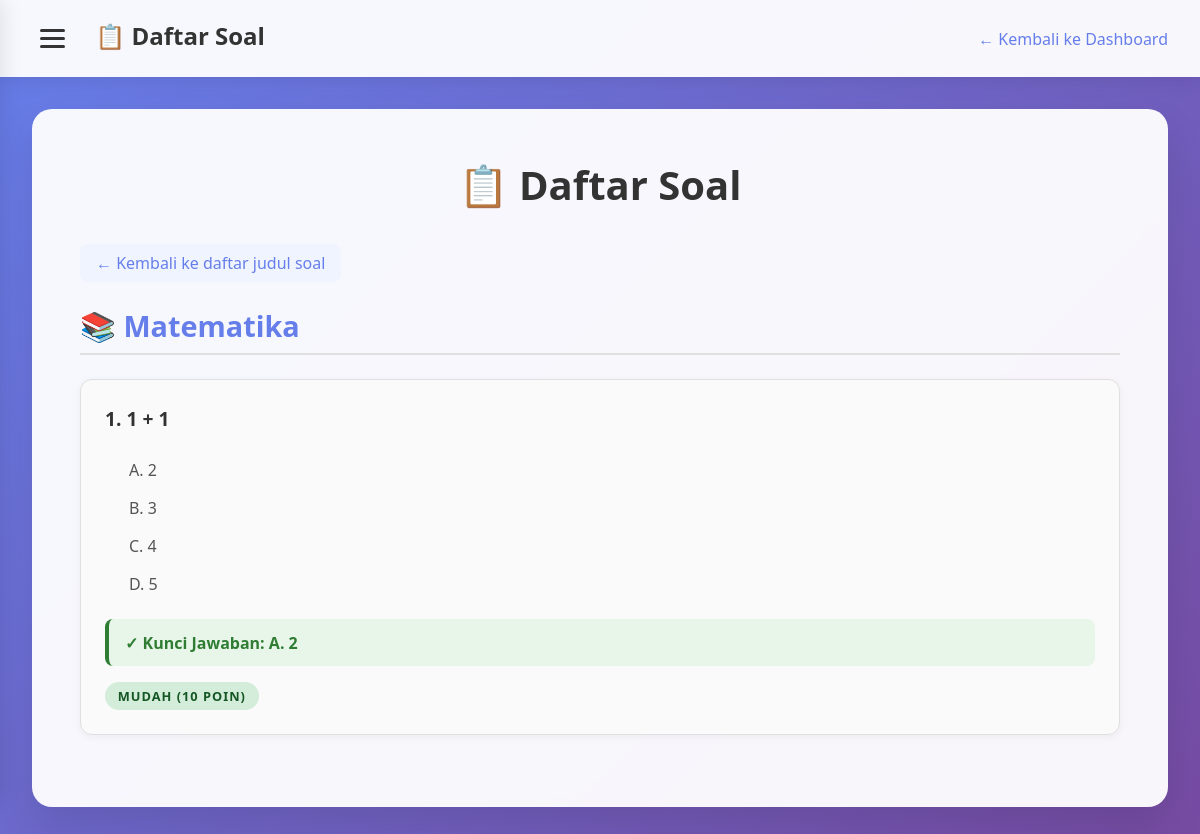
The page /AnkaTry/admin/daftarsoal.php?id_grup=8 (signed in) on the database its author committed.
### tables this page shows
CREATE TABLE `grup_soal` (
  `id_grup` int(11) NOT NULL,
  `judul_grup` varchar(255) NOT NULL
);

CREATE TABLE `soal` (
  `id_soal` int(11) NOT NULL,
  `id_grup` int(11) DEFAULT NULL,
  `pertanyaan` text NOT NULL,
  `pilihan_a` varchar(255) NOT NULL,
  `pilihan_b` varchar(255) NOT NULL,
  `pilihan_c` varchar(255) NOT NULL,
  `pilihan_d` varchar(255) NOT NULL,
  `jawaban_benar` enum('A','B','C','D') NOT NULL,
  `kategori` varchar(100) DEFAULT NULL,
  `tingkat_kesulitan` varchar(50) DEFAULT NULL,
  `created_at` timestamp NOT NULL DEFAULT current_timestamp(),
  `image` varchar(255) DEFAULT NULL
);

### AnkaTry/admin/daftarsoal.php (the view, shortened to what this page needs)
<?php
include '../koneksi.php';
$grupList = [];
$res = $conn->query("SELECT id_grup, judul_grup FROM grup_soal ORDER BY id_grup DESC");
while ($row = $res->fetch_assoc()) {
    $grupList[] = $row;
}
$soalList = [];
if (isset($_GET['id_grup']) && $_GET['id_grup']) {
    $id_grup = intval($_GET['id_grup']);
    $soalQ = $conn->query("SELECT * FROM soal WHERE id_grup=$id_grup ORDER BY id_soal ASC");
    while ($row = $soalQ->fetch_assoc()) {
        $soalList[] = $row;
    }
    $judul_grup = '';
    foreach ($grupList as $g) {
        if ($g['id_grup'] == $id_grup) {
            $judul_grup = $g['judul_grup'];
            break;
        }
    }
}
?>
<!DOCTYPE html>
<html lang="en">
<head>
</head>
<body>
    <nav class="navbar">
        <div class="navbar-title">
            <button class="sidebar-toggle" onclick="toggleSidebar()" aria-label="Open sidebar">
                <span class="hamburger"></span>
                <span class="hamburger"></span>
                <span class="hamburger"></span>
            </button>
            📋 Daftar Soal
        </div>
        <div class="navbar-link"><a href="dashboard.php">← Kembali ke Dashboard</a></div>
    </nav>
    <div class="page-container">
        <div class="form-container">
            <h1>📋 Daftar Soal</h1>
            <?php if (!isset($_GET['id_grup'])): ?>
                <?php if (count($grupList) > 0): ?>
                    <?php foreach ($grupList as $g): ?>
                        <form method="GET" action="" style="margin-bottom:0;">
                            <input type="hidden" name="id_grup" value="<?= htmlspecialchars($g['id_grup']) ?>">
                            <button type="submit" class="judul-grup-btn">📚 <?= htmlspecialchars($g['judul_grup']) ?></button>
                        </form>
                    <?php endforeach; ?>
                <?php else: ?>
                    <div class="empty-message">
                        <p>📭 Belum ada judul soal yang ditambahkan.</p>
                    </div>
                <?php endif; ?>
            <?php else: ?>
                <a href="daftarsoal.php" class="back-link">← Kembali ke daftar judul soal</a>
                <h2>📚 <?= htmlspecialchars($judul_grup) ?></h2>
                <?php if (count($soalList) > 0): ?>
                    <?php $no = 1; foreach ($soalList as $row): ?>
                        <div class="soal-group">
                            <div class="soal-pertanyaan">
                                <?= $no ?>. <?= htmlspecialchars($row['pertanyaan']) ?>
                            </div>
                            <div class="pilihan-list">
                                <div class="pilihan-item">A. <?= htmlspecialchars($row['pilihan_a']) ?></div>
                                <div class="pilihan-item">B. <?= htmlspecialchars($row['pilihan_b']) ?></div>
                                <div class="pilihan-item">C. <?= htmlspecialchars($row['pilihan_c']) ?></div>
                                <div class="pilihan-item">D. <?= htmlspecialchars($row['pilihan_d']) ?></div>
                            </div>
                            <div class="jawaban-kunci">
                                ✓ Kunci Jawaban: <?= htmlspecialchars($row['jawaban_benar']) ?>.
                                <?php
                                    $kunci = '';
                                    if ($row['jawaban_benar'] === 'A') $kunci = $row['pilihan_a'];
                                    elseif ($row['jawaban_benar'] === 'B') $kunci = $row['pilihan_b'];
                                    elseif ($row['jawaban_benar'] === 'C') $kunci = $row['pilihan_c'];
                                    elseif ($row['jawaban_benar'] === 'D') $kunci = $row['pilihan_d'];
                                    echo htmlspecialchars($kunci);
                                ?>
                            </div>
                            <span class="difficulty-badge difficulty-<?= strtolower($row['tingkat_kesulitan']) ?>">
                                <?= $row['tingkat_kesulitan'] ?>
                                (<?= $row['tingkat_kesulitan'] === 'Mudah' ? '10' : ($row['tingkat_kesulitan'] === 'Sedang' ? '15' : '20') ?> poin)
                            </span>
                        </div>
                    <?php $no++; endforeach; ?>
                <?php else: ?>
                    <div class="empty-message">
                        <p>📭 Belum ada soal pada judul ini.</p>
                    </div>
                <?php endif; ?>
            <?php endif; ?>
        </div>
    </div>
</body>
</html>

### AnkaTry/admin/daftarsoal.php (style rules this page uses)
* { margin: 0; padding: 0; box-sizing: border-box; }
body { font-family: 'Segoe UI', Tahoma, Geneva, Verdana, sans-serif; background: linear-gradient(135deg, #667eea 0%, #764ba2 100%); min-height: 100vh; }
.navbar { background: rgba(255, 255, 255, 0.95); backdrop-filter: blur(10px); padding: 1rem 2rem; box-shadow: 0 2px 20px rgba(0,0,0,0.1); display: flex; justify-content: space-between; align-items: center; }
.navbar-title { font-size: 1.5rem; font-weight: bold; color: #333; }
.navbar-link a { color: #667eea; text-decoration: none; font-weight: 500; transition: color 0.3s; }
.page-container { padding: 2rem; max-width: 1200px; margin: 0 auto; }
.form-container { background: rgba(255, 255, 255, 0.95); backdrop-filter: blur(10px); padding: 3rem; border-radius: 20px; box-shadow: 0 20px 40px rgba(0,0,0,0.1); }
.form-container h1 { text-align: center; color: #333; margin-bottom: 2rem; font-size: 2.5rem; }
.form-container h2 { color: #667eea; margin-bottom: 1.5rem; font-size: 1.8rem; border-bottom: 2px solid #e0e0e0; padding-bottom: 0.5rem; }
.back-link { display: inline-block; margin-bottom: 1.5rem; color: #667eea; text-decoration: none; font-weight: 500; padding: 0.5rem 1rem; border-radius: 8px; background: #f0f4ff; transition: all 0.3s; }
.soal-group { border: 1px solid #e0e0e0; padding: 1.5rem; margin-bottom: 1.5rem; border-radius: 12px; background: #fafafa; transition: all 0.3s; box-shadow: 0 2px 8px rgba(0,0,0,0.05); }
.soal-pertanyaan { font-size: 1.2rem; font-weight: 600; color: #333; margin-bottom: 1rem; line-height: 1.6; }
.pilihan-list { margin-left: 1.5rem; margin-bottom: 1rem; }
.pilihan-item { padding: 0.5rem 0; font-size: 1rem; color: #555; }
.jawaban-kunci { background: #e8f5e9; color: #2e7d32; font-weight: 600; padding: 0.8rem 1rem; border-radius: 8px; margin-top: 1rem; border-left: 4px solid #2e7d32; }
.difficulty-badge { display: inline-block; padding: 0.3rem 0.8rem; border-radius: 20px; font-size: 0.8rem; font-weight: 600; text-transform: uppercase; letter-spacing: 1px; margin-top: 1rem; }
.difficulty-mudah { background: #d4edda; color: #155724; }
.sidebar-toggle { background: none; border: none; cursor: pointer; padding: 0.5rem; border-radius: 8px; transition: background 0.3s; margin-right: 1rem; vertical-align: middle; }
.hamburger { display: block; width: 25px; height: 3px; background: #333; margin: 5px 0; transition: 0.3s; border-radius: 2px; }

### rows shown on the page
grup_soal: judul_grup "Matematika"
soal: pertanyaan "1 + 1", pilihan_a "2", pilihan_b "3", pilihan_c "4", pilihan_d "5", jawaban_benar "A", tingkat_kesulitan "MUDAH", shows "10"
